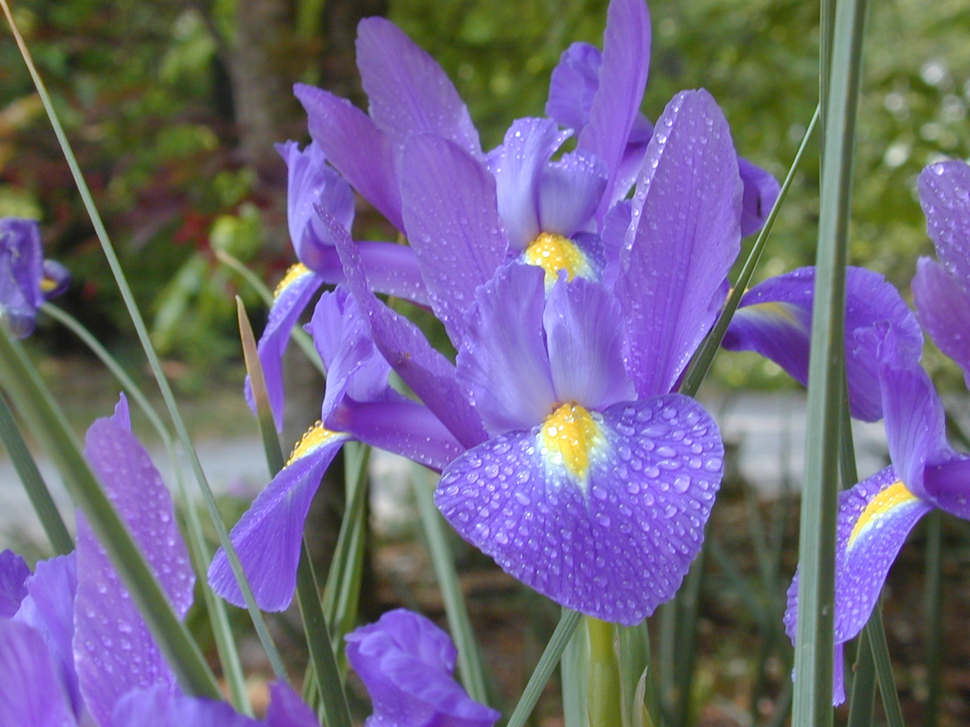
%> input picture 数字图像处理/lab4/flower.tif, 970 x 727 px, shrunk from 1600 x 1200 before the run
$ octave lab4.m   (GNU Octave 9; MATLAB toolbox functions it lacks are replaced by stand-ins)
%> lines starting %> are read from the running program, lines starting %| are printed output that depends on the picture
clc;
clear;

rgb_image = imread('flower.tif');   %读取图像flower1.tif
%> rgb_image is the input picture: size 727x970x3 uint8; mean R, G, B 112.5, 103.8, 131
fR = rgb_image(:,:,1);            %获取图像的红色分量
fG = rgb_image(:,:,2);            %获取图像的绿色分量
fB = rgb_image(:,:,3);            %获取图像的蓝色分量
f1 = figure('Name','RGB','NumberTitle','off');
subplot(2,2,1);
imshow(rgb_image);
title('原图像');
subplot(2,2,2);
imshow(fR);
title('Red');
subplot(2,2,3);
imshow(fG);
title('Green');
subplot(2,2,4);
imshow(fB);
title('Blue');

yiq_image = rgb2ntsc(rgb_image);
%> yiq_image: size 727x970x3 double; mean of channels 1, 2, 3 0.429, -0.0141, 0.0405
fY = yiq_image(:,:,1);           %图像flower1.tif的亮度
fI = yiq_image(:,:,2);            %图像flower1.tif的色调
fQ = yiq_image(:,:,3);           %图像flower1.tif的饱和度
f2 = figure('Name','NATURE','NumberTitle','off');
subplot(2,2,1);
imshow(rgb_image);
title('原图像');
subplot(2,2,2);
imshow(fY);
title('亮度');
subplot(2,2,3);
imshow(fI);
title('色调');
subplot(2,2,4);
imshow(fQ);
title('饱和度');

fR_E=histeq(fR,256);      %对彩色图像的分量进行直方图均衡化
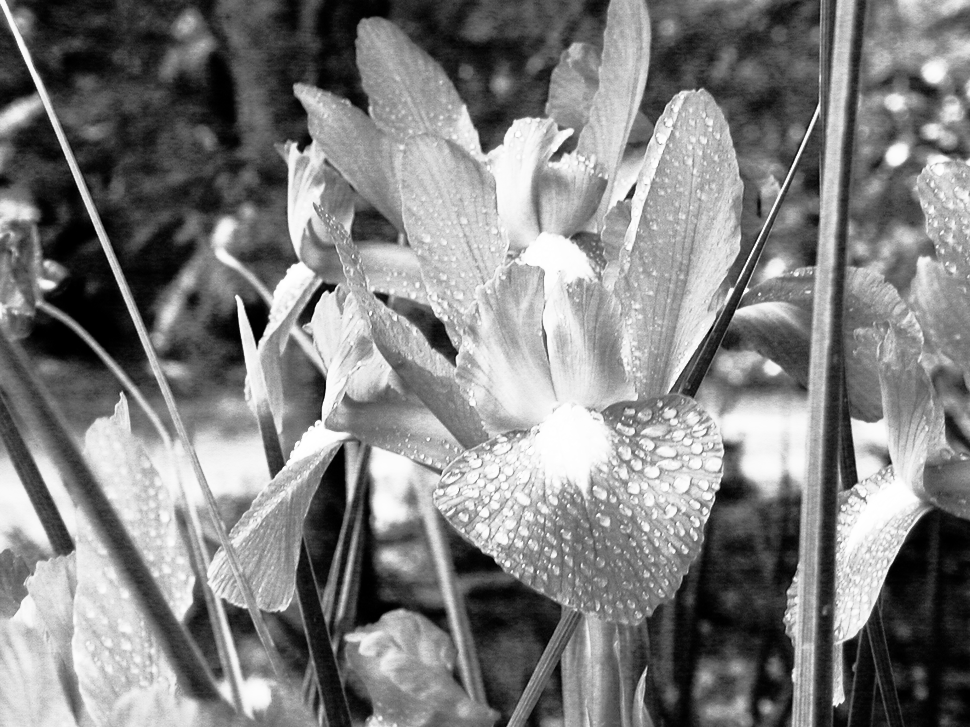
%> fR_E: size 727x970 uint8; min 0, max 255, mean 128.1
fG_E=histeq(fG,256);
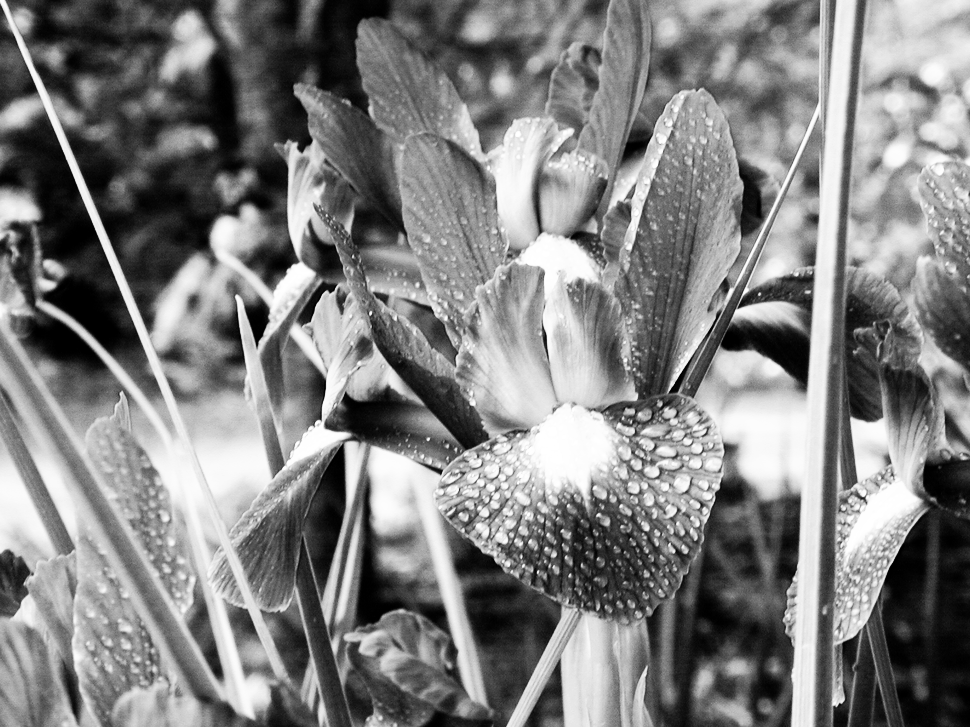
%> fG_E: size 727x970 uint8; min 0, max 255, mean 128.1; mean of the top-left, top-right, bottom-left and bottom-right quarters 94.7, 150.7, 144.2, 122.6
fB_E=histeq(fB,256);
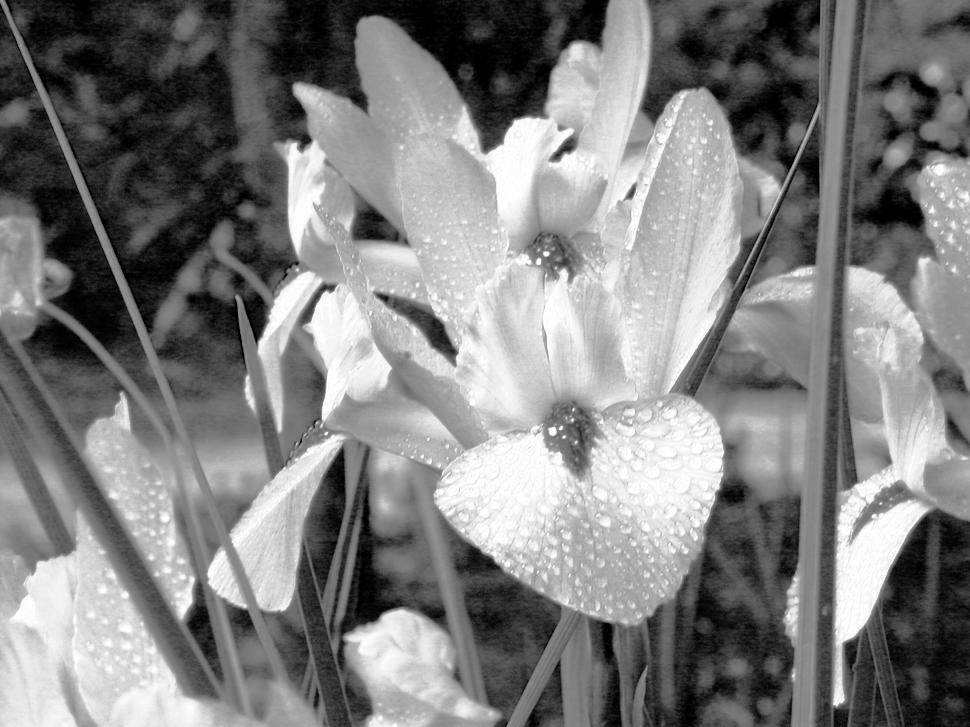
%> fB_E: size 727x970 uint8; min 0, max 255, mean 127.7
RGB_image=cat(3,fR_E,fG_E,fB_E);  %将直方图均衡化后的彩色图像合并
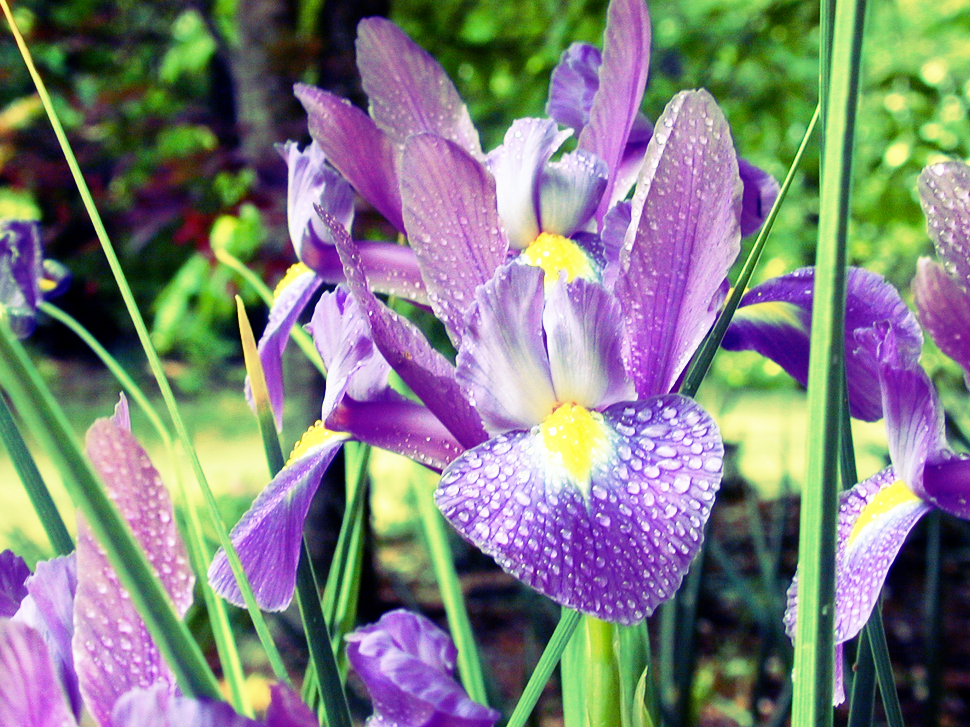
%> RGB_image: size 727x970x3 uint8; mean R, G, B 128.1, 128.1, 127.7
f3 = figure('Name','RGB均衡化','NumberTitle','off');
subplot(2,2,1);
imshow(rgb_image);
title('原图像');
subplot(2,2,2);
imshow(fR_E);
title('Red');
subplot(2,2,3);
imshow(fG_E);
title('Green');
subplot(2,2,4);
imshow(fB_E);
title('Blue');

ture_color=cat(3,fR,fG,fB);
f4 = figure('Name','合成图像','NumberTitle','off');
subplot(1,3,1);
imshow(ture_color)    %显示由红、绿、蓝三幅图合成的彩色图
title('真彩');
false_color=cat(3,fR_E,fG,fB);    %用近红外图像代替R分量
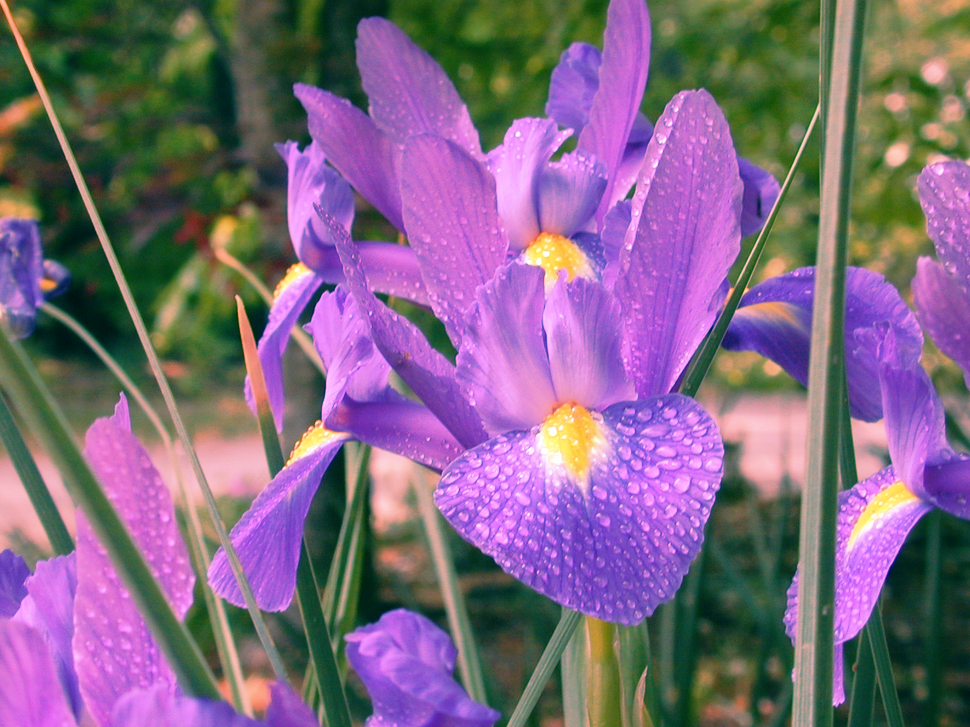
%> false_color: size 727x970x3 uint8; mean R, G, B 128.1, 103.8, 131
subplot(1,3,2);
imshow(false_color)   %显示由近红外、绿、蓝三幅图合成的假彩色图
title('假彩');
false_color=cat(3,fR_E,fG_E,fB_E);    %用近红外图像代替R分量
subplot(1,3,3);
imshow(false_color)   %显示由近红外、绿、蓝三幅图合成的假彩色图
title('假彩');

f=imread('head.jpg');
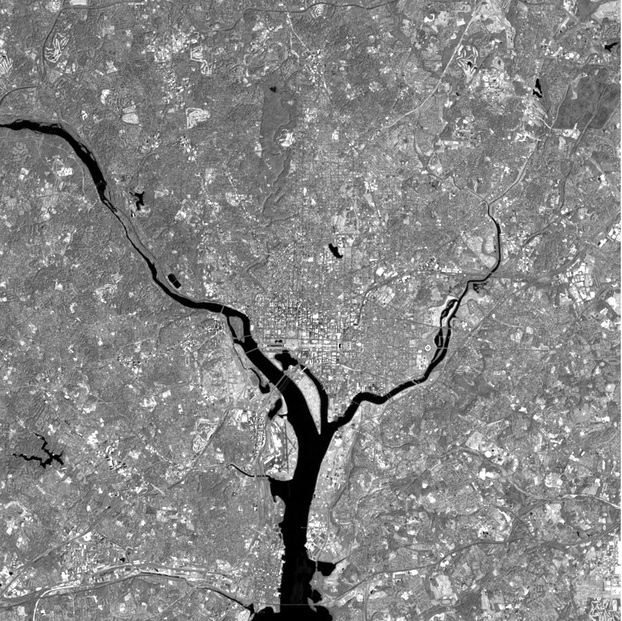
%> input picture 数字图像处理/lab4/head.jpg, 622 x 621 px, shrunk from 1026 x 1024 before the run
%> f is the input picture: size 621x622 uint8; min 0, max 255, mean 134.7
cut_1=imadjust(f,[0.0925 0.5],[0.0925 0.5]);%提取灰度在16-128之间的像素
cut_2=imadjust(f,[0.5 1],[0.5 1]);         %提取灰度在128-256之间的像素
f4 = figure('Name','图像彩色化','NumberTitle','off');
imshow(cut_1),colormap(hot)  %显示图像cut_1,并使用hot模型彩色化
imshow(cut_2),colormap(cool) %显示图像cut_2,并使用cool模型彩色化
%> after `colormap(cool)`:
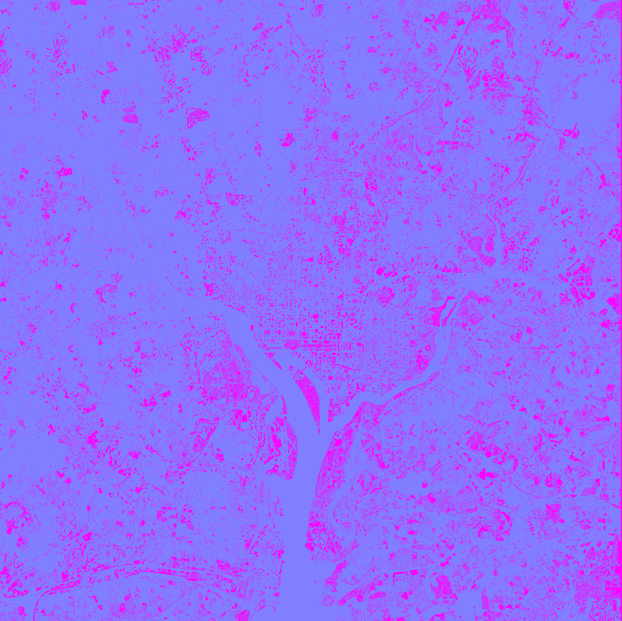
%> displayed picture: size 621x622x3, on the screen's scale of 0 to 255; mean R, G, B 145.4, 109.6, 255
